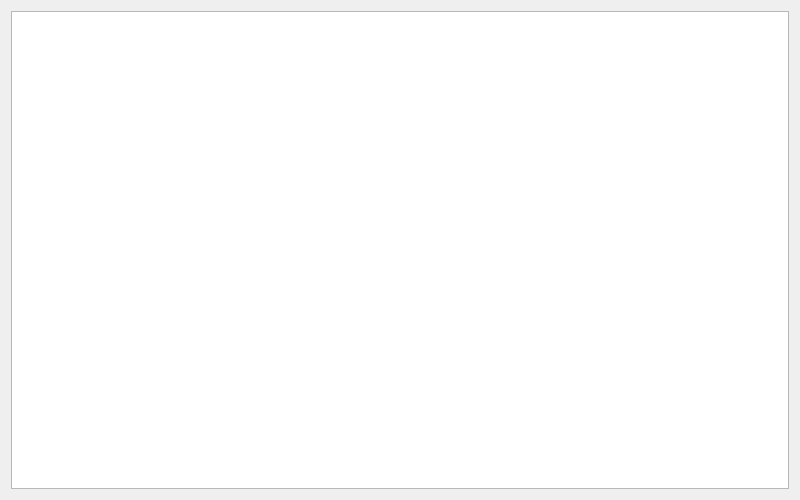
<?xml version="1.0" encoding="UTF-8"?>
<ui version="4.0">
 <class>Dialog</class>
 <widget class="QDialog" name="Dialog">
  <property name="geometry">
   <rect>
    <x>0</x>
    <y>0</y>
    <width>800</width>
    <height>500</height>
   </rect>
  </property>
  <property name="minimumSize">
   <size>
    <width>800</width>
    <height>500</height>
   </size>
  </property>
  <property name="contextMenuPolicy">
   <enum>Qt::NoContextMenu</enum>
  </property>
  <property name="windowTitle">
   <string>Messages</string>
  </property>
  <layout class="QGridLayout" name="gridLayout">
   <item row="0" column="0">
    <widget class="QTextBrowser" name="textBrowser_msgs">
     <property name="html">
      <string>&lt;!DOCTYPE HTML PUBLIC &quot;-//W3C//DTD HTML 4.0//EN&quot; &quot;http://www.w3.org/TR/REC-html40/strict.dtd&quot;&gt;
&lt;html&gt;&lt;head&gt;&lt;meta name=&quot;qrichtext&quot; content=&quot;1&quot; /&gt;&lt;style type=&quot;text/css&quot;&gt;
p, li { white-space: pre-wrap; }
&lt;/style&gt;&lt;/head&gt;&lt;body style=&quot; font-family:'MS Shell Dlg 2'; font-size:8pt; font-weight:400; font-style:normal;&quot;&gt;
&lt;p style=&quot;-qt-paragraph-type:empty; margin-top:0px; margin-bottom:0px; margin-left:0px; margin-right:0px; -qt-block-indent:0; text-indent:0px;&quot;&gt;&lt;br /&gt;&lt;/p&gt;&lt;/body&gt;&lt;/html&gt;</string>
     </property>
    </widget>
   </item>
  </layout>
 </widget>
 <resources/>
 <connections/>
</ui>
